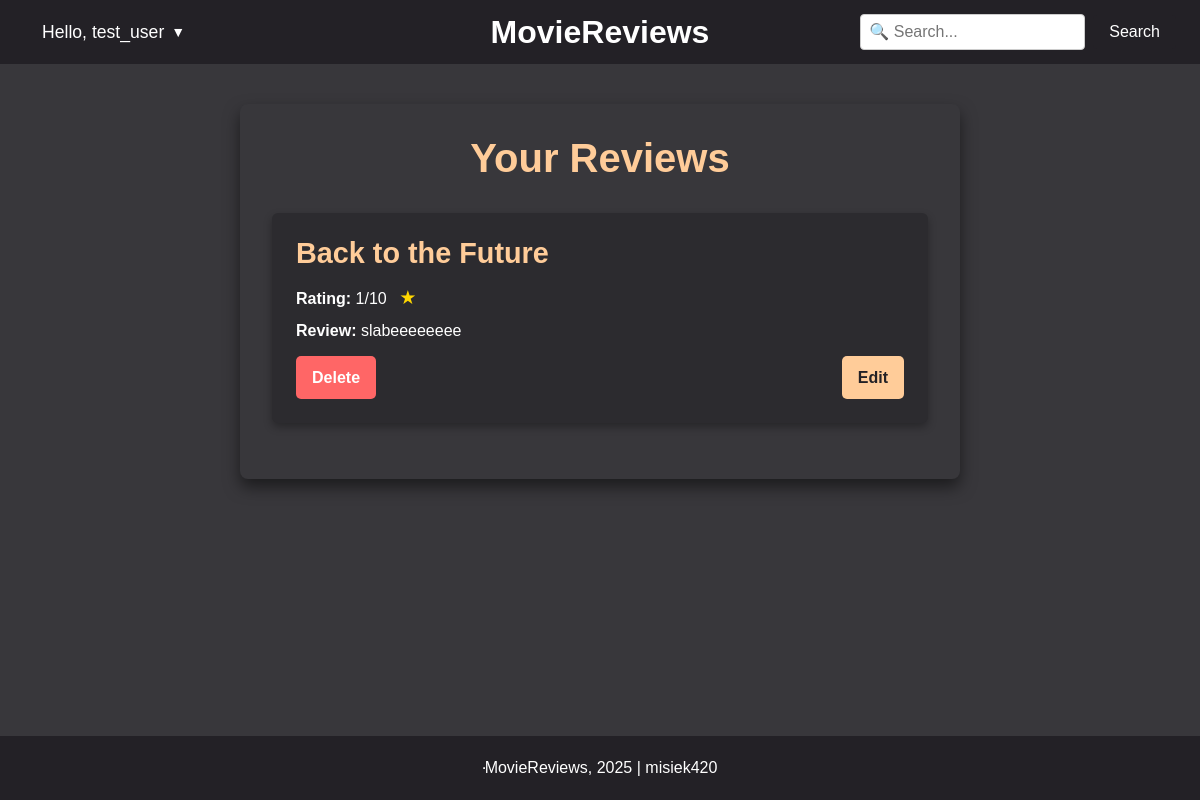
/your_reviews/ (signed in), run on an earlier commit of the app's database.
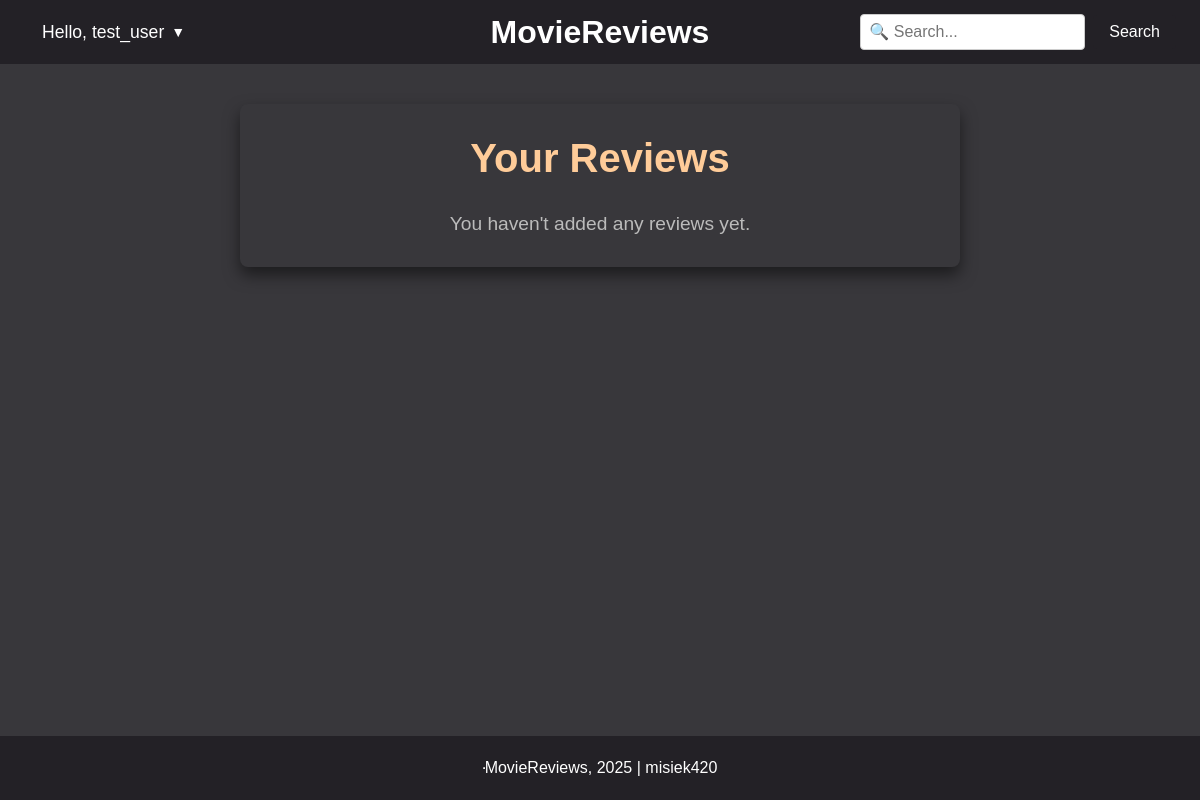
And on a later commit of the database.
### reviews/models.py (models this page shows, shortened)
class Review(models.Model):
    account_id = models.ForeignKey(
        Account,
        on_delete=models.CASCADE,
        related_name="reviews",
        to_field="id"
    )
    movie_id = models.ForeignKey(
    'Movie',
        on_delete=models.CASCADE,
        related_name="reviews",
        to_field="movie_id")
    rating = models.PositiveIntegerField(
        validators=[
            MinValueValidator(1, message="Ocena nie może być mniejsza niż 1."),
            MaxValueValidator(10, message="Ocena nie może być większa niż 10.")
        ],
        null=False,
        blank=False,
        help_text="Rate this movie from 1 to 10."
    )
    review_text = models.TextField(max_length=2000, blank=True, null=True, help_text="Add an optional review.")
    created_at = models.DateTimeField(auto_now_add=True)
    updated_at = models.DateTimeField(auto_now=True)
    class Meta:
        unique_together = ('account_id', 'movie_id')
        ordering = ['-created_at']

class Movie(models.Model):
    title = models.CharField(max_length=100, null=False, blank=False)
    year = models.IntegerField(null=False, blank=False)
    description = models.TextField(max_length=1000, null=False, blank=False)
    image = models.ImageField(upload_to=upload_location, null=True, blank=True)
    director = models.CharField(max_length=50, null=False, blank=False)
    movie_id = models.CharField(max_length=50, null=False, blank=True, unique=True)
    slug = models.SlugField(blank=True, unique=True)
    rating = models.DecimalField(max_digits=3, decimal_places=1, default=0.0)

### reviews/views.py (the view)
# urls.py: path('your_reviews/', your_reviews_view, name='your_reviews'),
def your_reviews_view(request):
    reviews = Review.objects.filter(account_id=request.user)
    context = {
        'reviews': reviews
    }
    return render(request, 'reviews/your_reviews.html', context)

### reviews/templates/reviews/your_reviews.html (shortened to what this page needs)
{% extends 'base.html' %}
{% block content %}
<div id="user-reviews-container">
    <h1 id="user-reviews-title">Your Reviews</h1>
    {% for review in reviews %}
    <div class="review-item" id="review-{{ review.id }}">
        <h3>{{ review.movie_id.title }}</h3>
        <p><strong>Rating:</strong> {{ review.rating }}/10 <span class="star-icon">&#9733;</span></p>
        <p><strong>Review:</strong> {{ review.review_text|default:"No review text provided" }}</p>
        <div class="review-actions">
            <form action="{% url 'delete_review' review.id %}" method="post" style="display: inline;">
                <button type="submit" class="delete-btn"
                        onclick="return confirm('Are you sure you want to delete this review?');">
                    Delete
                </button>
            </form>
            <a href="{% url 'edit_review' review.id %}" class="edit-link">Edit</a>
        </div>
    </div>
    {% empty %}
    <p class="no-reviews-message">You haven't added any reviews yet.</p>
    {% endfor %}
</div>
{% endblock %}

What changed in the data, as far as the page shows it:
removed Review: movie_id "Back to the Future", rating "1", review_text "slabeeeeeeee"
Also different on the page:
text now shown: "You haven't added any reviews yet."
